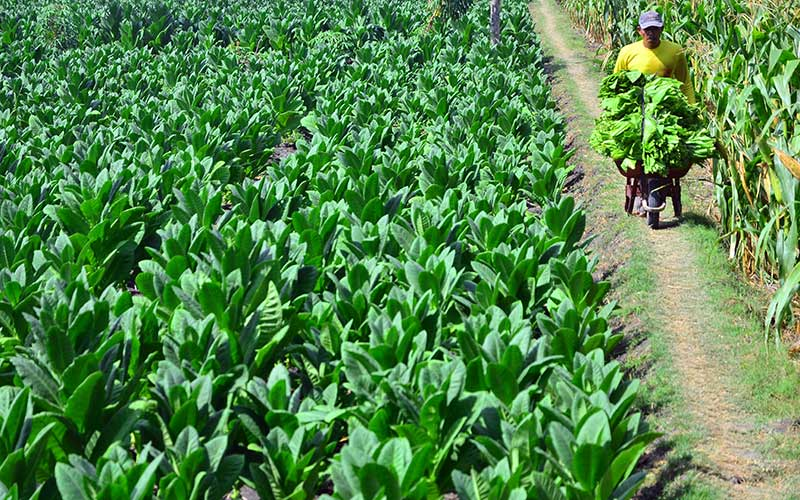
#> input picture sawah.jpg, 800 x 500 px
$ python histogram.py
#> lines starting #> are read from the running program, lines starting #| are printed output that depends on the picture
import cv2
from matplotlib import pyplot as plt

img = cv2.imread('sawah.jpg',0)
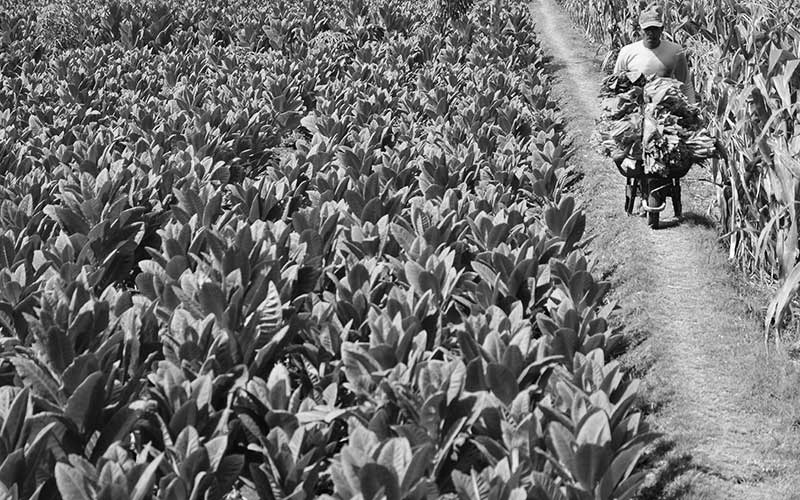
#> img: shape (500, 800); min 0, max 255, mean 112.1
plt.hist(img.ravel(),256,[0,256])
plt.show()
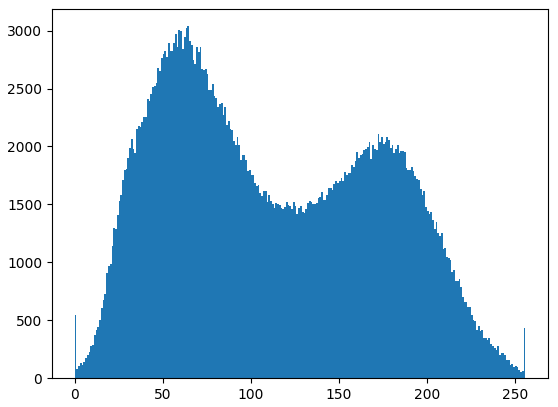
#> figure drawn by matplotlib, 1 panel; tallest bar 3038 high, from x = 64 to 65
